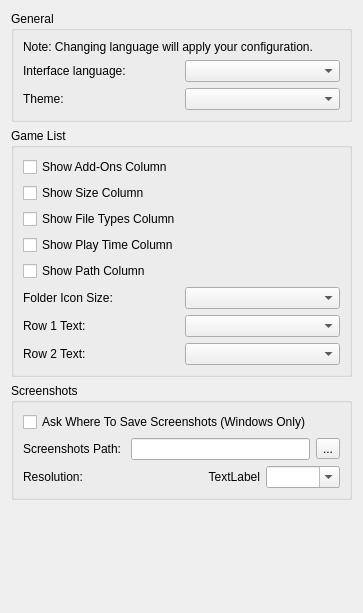
<?xml version="1.0" encoding="UTF-8"?>
<ui version="4.0">
 <class>ConfigureUi</class>
 <widget class="QWidget" name="ConfigureUi">
  <property name="geometry">
   <rect>
    <x>0</x>
    <y>0</y>
    <width>363</width>
    <height>613</height>
   </rect>
  </property>
  <property name="windowTitle">
   <string>Form</string>
  </property>
  <property name="accessibleName">
   <string>UI</string>
  </property>
  <layout class="QVBoxLayout" name="verticalLayout">
   <item>
    <widget class="QGroupBox" name="general_groupBox">
     <property name="title">
      <string>General</string>
     </property>
     <layout class="QHBoxLayout" name="horizontalLayout">
      <item>
       <layout class="QVBoxLayout" name="verticalLayout_2">
        <item>
         <widget class="QLabel" name="label_change_language_info">
          <property name="text">
           <string>Note: Changing language will apply your configuration.</string>
          </property>
          <property name="wordWrap">
           <bool>true</bool>
          </property>
         </widget>
        </item>
        <item>
         <layout class="QHBoxLayout" name="horizontalLayout_2">
          <item>
           <widget class="QLabel" name="language_label">
            <property name="text">
             <string>Interface language:</string>
            </property>
           </widget>
          </item>
          <item>
           <widget class="QComboBox" name="language_combobox"/>
          </item>
         </layout>
        </item>
        <item>
         <layout class="QHBoxLayout" name="horizontalLayout_3">
          <item>
           <widget class="QLabel" name="theme_label">
            <property name="text">
             <string>Theme:</string>
            </property>
           </widget>
          </item>
          <item>
           <widget class="QComboBox" name="theme_combobox"/>
          </item>
         </layout>
        </item>
       </layout>
      </item>
     </layout>
    </widget>
   </item>
   <item>
    <widget class="QGroupBox" name="GameListGroupBox">
     <property name="title">
      <string>Game List</string>
     </property>
     <layout class="QHBoxLayout" name="GameListHorizontalLayout">
      <item>
       <layout class="QVBoxLayout" name="GeneralVerticalLayout">
        <item>
         <widget class="QCheckBox" name="show_add_ons">
          <property name="text">
           <string>Show Add-Ons Column</string>
          </property>
         </widget>
        </item>
        <item>
         <widget class="QCheckBox" name="show_size">
          <property name="text">
           <string>Show Size Column</string>
          </property>
         </widget>
        </item>
        <item>
         <widget class="QCheckBox" name="show_types">
          <property name="text">
           <string>Show File Types Column</string>
          </property>
         </widget>
        </item>
        <item>
         <widget class="QCheckBox" name="show_play_time">
          <property name="text">
           <string>Show Play Time Column</string>
          </property>
         </widget>
        </item>
        <item>
         <widget class="QCheckBox" name="show_path">
          <property name="text">
           <string>Show Path Column</string>
          </property>
         </widget>
        </item>
        <item>
         <layout class="QHBoxLayout" name="folder_icon_size_qhbox_layout_2">
          <item>
           <widget class="QLabel" name="folder_icon_size_label">
            <property name="text">
             <string>Folder Icon Size:</string>
            </property>
           </widget>
          </item>
          <item>
           <widget class="QComboBox" name="folder_icon_size_combobox"/>
          </item>
         </layout>
        </item>
        <item>
         <layout class="QHBoxLayout" name="row_1_qhbox_layout">
          <item>
           <widget class="QLabel" name="row_1_label">
            <property name="text">
             <string>Row 1 Text:</string>
            </property>
           </widget>
          </item>
          <item>
           <widget class="QComboBox" name="row_1_text_combobox"/>
          </item>
         </layout>
        </item>
        <item>
         <layout class="QHBoxLayout" name="row_2_qhbox_layout">
          <item>
           <widget class="QLabel" name="row_2_label">
            <property name="text">
             <string>Row 2 Text:</string>
            </property>
           </widget>
          </item>
          <item>
           <widget class="QComboBox" name="row_2_text_combobox"/>
          </item>
         </layout>
        </item>
       </layout>
      </item>
     </layout>
    </widget>
   </item>
   <item>
    <widget class="QGroupBox" name="screenshots_GroupBox">
     <property name="title">
      <string>Screenshots</string>
     </property>
     <layout class="QVBoxLayout" name="verticalLayout_4">
      <item>
       <layout class="QVBoxLayout" name="verticalLayout_3">
        <item>
         <widget class="QCheckBox" name="enable_screenshot_save_as">
          <property name="text">
           <string>Ask Where To Save Screenshots (Windows Only)</string>
          </property>
         </widget>
        </item>
        <item>
         <layout class="QHBoxLayout" name="horizontalLayout_4">
          <item>
           <widget class="QLabel" name="label">
            <property name="text">
             <string>Screenshots Path: </string>
            </property>
           </widget>
          </item>
          <item>
           <widget class="QLineEdit" name="screenshot_path_edit"/>
          </item>
          <item>
           <widget class="QToolButton" name="screenshot_path_button">
            <property name="text">
             <string>...</string>
            </property>
           </widget>
          </item>
         </layout>
        </item>
        <item>
         <layout class="QGridLayout" name="gridLayout">
          <property name="spacing">
           <number>6</number>
          </property>
          <item row="0" column="1">
           <layout class="QHBoxLayout" name="horizontalLayout_5">
            <item>
             <widget class="QLabel" name="screenshot_width">
              <property name="text">
               <string>TextLabel</string>
              </property>
              <property name="alignment">
               <set>Qt::AlignmentFlag::AlignRight|Qt::AlignmentFlag::AlignTrailing|Qt::AlignmentFlag::AlignVCenter</set>
              </property>
             </widget>
            </item>
            <item>
             <widget class="QComboBox" name="screenshot_height">
              <property name="editable">
               <bool>true</bool>
              </property>
             </widget>
            </item>
           </layout>
          </item>
          <item row="0" column="0">
           <widget class="QLabel" name="label_3">
            <property name="text">
             <string>Resolution:</string>
            </property>
           </widget>
          </item>
         </layout>
        </item>
       </layout>
      </item>
     </layout>
    </widget>
   </item>
   <item>
    <spacer name="verticalSpacer">
     <property name="orientation">
      <enum>Qt::Orientation::Vertical</enum>
     </property>
     <property name="sizeHint" stdset="0">
      <size>
       <width>20</width>
       <height>40</height>
      </size>
     </property>
    </spacer>
   </item>
  </layout>
 </widget>
 <resources/>
 <connections/>
</ui>
